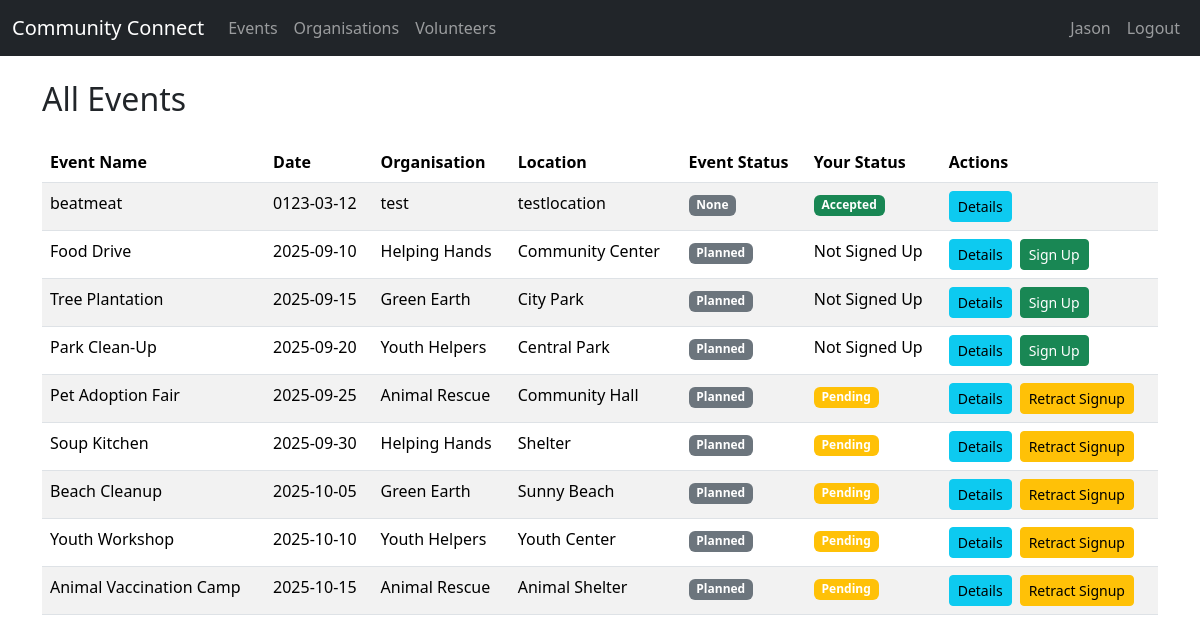
Before: /events (signed in) with the older database file.
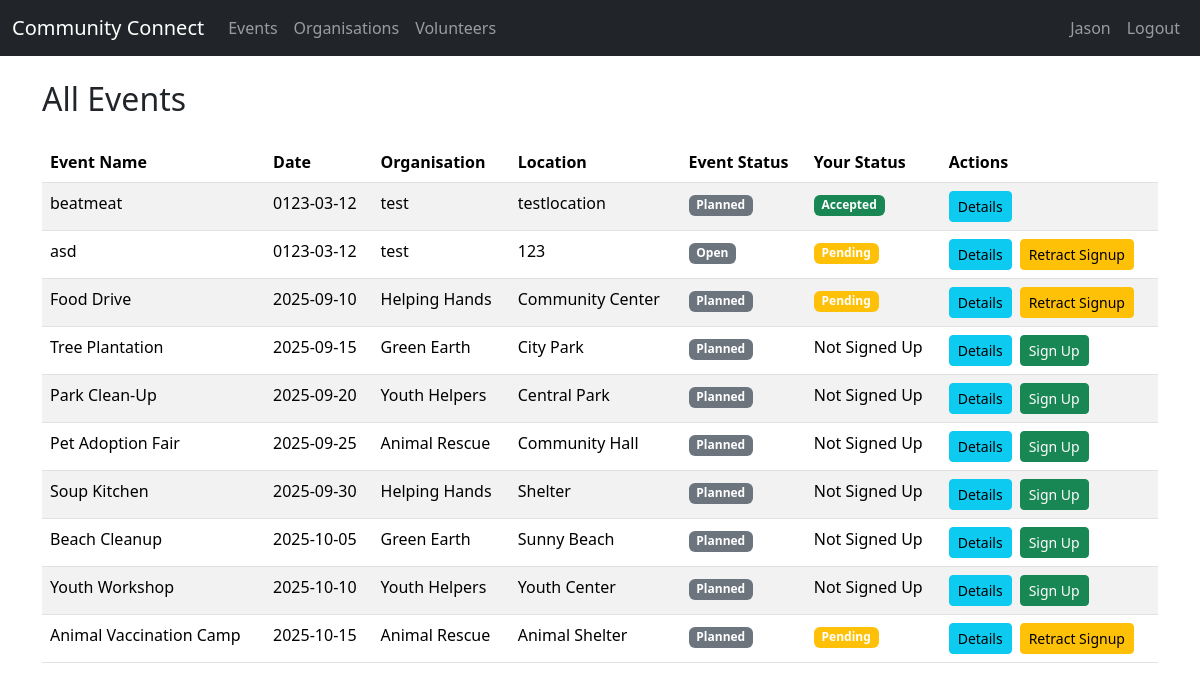
After: the same page with the newer database file.
### tables this page shows
CREATE TABLE Signups (
    SignupID INTEGER PRIMARY KEY AUTOINCREMENT,
    EventID INTEGER,
    VolunteerID INTEGER,
    RoleID INTEGER,
    Status TEXT,
    FOREIGN KEY (EventID) REFERENCES Events(EventID) ON DELETE CASCADE,
    FOREIGN KEY (VolunteerID) REFERENCES Volunteers(VolunteerID) ON DELETE CASCADE,
    FOREIGN KEY (RoleID) REFERENCES Roles(RoleID) ON DELETE CASCADE
);

CREATE TABLE Events (
    EventID INTEGER PRIMARY KEY AUTOINCREMENT,
    OrganisationID INTEGER,
    Name TEXT NOT NULL,
    Description TEXT,
    Date DATE,
    StartTime TIME,
    EndTime TIME,
    Location TEXT,
    Status TEXT,
    FOREIGN KEY (OrganisationID) REFERENCES Organisations(OrganisationID)
);

CREATE TABLE Organisations (
    OrganisationID INTEGER PRIMARY KEY AUTOINCREMENT,
    Name TEXT NOT NULL,
    Description TEXT,
    ContactPerson TEXT,
    Email TEXT UNIQUE,
    Password TEXT,
    Phone TEXT,
    Address TEXT,
    Website TEXT,
    Logo TEXT
);

### app.py (the view)
@app.route("/events")
@login_required
def list_events():
    db = get_db()
    user_id = session.get('user_id')
    account_type = session.get('account_type')
    if account_type == 'organisation':
        my_events = db.execute(
            """SELECT e.*, o.Name AS OrgName
               FROM Events e
               JOIN Organisations o ON e.OrganisationID = o.OrganisationID
               WHERE e.OrganisationID = ?
               ORDER BY e.Date""",
            (user_id,)
        ).fetchall()
        other_events = db.execute(
            """SELECT e.*, o.Name AS OrgName
               FROM Events e
               JOIN Organisations o ON e.OrganisationID = o.OrganisationID
               WHERE e.OrganisationID != ?
               ORDER BY e.Date""",
            (user_id,)
        ).fetchall()
        return render_template(
            "list_events.html",
            my_events=my_events,
            other_events=other_events
        )
    elif account_type == 'volunteer':
        events = db.execute(
            """SELECT
                e.*, o.Name AS OrgName, s.Status AS signup_status
               FROM Events e
               JOIN Organisations o ON e.OrganisationID = o.OrganisationID
               LEFT JOIN Signups s ON e.EventID = s.EventID AND s.VolunteerID = ?
               ORDER BY e.Date""",
            (user_id,)
        ).fetchall()
        return render_template("list_events.html", events=events)
    return redirect(url_for('login'))

### app.py (called while the page is built)
def get_db():
    db = getattr(g, "_database", None)
    if db is None:
        db = g._database = sqlite3.connect(DATABASE)
        db.row_factory = sqlite3.Row
    return db

@app.teardown_appcontext
def close_connection(exception):
    db = getattr(g, "_database", None)
    if db is not None:
        db.close()

def login_required(f):
    @wraps(f)
    def decorated_function(*args, **kwargs):
        if "user_id" not in session:
            flash("Please log in first.", "error")
            return redirect(url_for("login"))
        return f(*args, **kwargs)
    return decorated_function

### templates/list_events.html
{% extends "base.html" %}
{% block content %}
<h2 class="mb-4">All Events</h2>
{% if session.get('account_type') == 'organisation' %}
    <h3 class="mt-4">My Events</h3>
    <table class="table table-striped">
        <thead>
            <tr>
                <th>Event Name</th>
                <th>Date</th>
                <th>Location</th>
                <th>Status</th>
                <th>Actions</th>
            </tr>
        </thead>
        <tbody>
            {% for event in my_events %}
            <tr>
                <td>{{ event.Name }}</td>
                <td>{{ event.Date }}</td>
                <td>{{ event.Location }}</td>
                <td><span class="badge bg-secondary">{{ event.Status }}</span></td>
                <td>
                    <a href="{{ url_for('view_event', event_id=event.EventID) }}" class="btn btn-sm btn-info">Details</a>
                    <a href="{{ url_for('view_event_signups', event_id=event.EventID) }}" class="btn btn-sm btn-success">View Signups</a>
                    <a href="{{ url_for('edit_event', event_id=event.EventID) }}" class="btn btn-sm btn-primary">Edit</a>
                    <form action="{{ url_for('delete_event', event_id=event.EventID) }}" method="POST" class="d-inline">
                        <button type="submit" class="btn btn-sm btn-danger" onclick="return confirm('Are you sure?');">Delete</button>
                    </form>
                </td>
            </tr>
            {% else %}
            <tr>
                <td colspan="4">No events found.</td>
            </tr>
            {% endfor %}
        </tbody>
    </table>
    <a href="{{ url_for('add_event') }}" class="btn btn-success">Create New Event</a>
    <h3 class="mt-4">Other Organisations' Events</h3>
    <table class="table table-striped">
        <thead>
            <tr>
                <th>Event Name</th>
                <th>Date</th>
                <th>Organisation</th>
                <th>Location</th>
                <th>Status</th>
                <th>Actions</th>
            </tr>
        </thead>
        <tbody>
            {% for event in other_events %}
            <tr>
                <td>{{ event.Name }}</td>
                <td>{{ event.Date }}</td>
                <td>{{ event.OrgName }}</td>
                <td>{{ event.Location }}</td>
                <td><span class="badge bg-secondary">{{ event.Status }}</span></td>
                <td>
                    <a href="{{ url_for('view_event', event_id=event.EventID) }}" class="btn btn-sm btn-info">Details</a>
                </td>
            </tr>
            {% else %}
            <tr>
                <td colspan="5">No events found.</td>
            </tr>
            {% endfor %}
        </tbody>
    </table>
{% elif session.get('account_type') == 'volunteer' %}
    <table class="table table-striped">
        <thead>
            <tr>
                <th>Event Name</th>
                <th>Date</th>
                <th>Organisation</th>
                <th>Location</th>
                <th>Event Status</th>
                <th>Your Status</th>
                <th>Actions</th>
            </tr>
        </thead>
        <tbody>
            {% for event in events %}
            <tr>
                <td>{{ event.Name }}</td>
                <td>{{ event.Date }}</td>
                <td>{{ event.OrgName }}</td>
                <td>{{ event.Location }}</td>
                <td><span class="badge bg-secondary">{{ event.Status }}</span></td>
                <td>
                    {% if event.signup_status %}
                        <span class="badge bg-{% if event.signup_status == 'Accepted' %}success{% elif event.signup_status == 'Rejected' %}danger{% else %}warning{% endif %}">{{ event.signup_status }}</span>
                    {% else %}
                        Not Signed Up
                    {% endif %}
                </td>
                <td>
                    <div class="d-flex align-items-center gap-2">
                        <a href="{{ url_for('view_event', event_id=event.EventID) }}" class="btn btn-sm btn-info">Details</a>
                        {% if event.signup_status %}
                            {% if event.signup_status != 'Accepted' %}
                                <form action="{{ url_for('retract_signup', event_id=event.EventID) }}" method="POST" class="d-inline">
                                    <button type="submit" class="btn btn-sm btn-warning" onclick="return confirm('Are you sure you want to retract your signup?');">Retract Signup</button>
                                </form>
                            {% endif %}
                        {% else %}
                            <form action="{{ url_for('signup_for_event', event_id=event.EventID) }}" method="POST" class="d-inline">
                                <button type="submit" class="btn btn-sm btn-success">Sign Up</button>
                            </form>
                        {% endif %}
                    </div>
                </td>
            </tr>
            {% else %}
            <tr>
                <td colspan="7">No events found.</td>
            </tr>
            {% endfor %}
        </tbody>
    </table>
{% endif %}
{% endblock %}

Changed rows visible on the page:
no longer on this page (row unchanged): Events: Name "Food Drive", Date "2025-09-10", OrgName "Helping Hands", Location "Community Center", Status "Planned", shows "Not Signed Up"
removed Signups: Name "Pet Adoption Fair", Date "2025-09-25", OrgName "Animal Rescue", Location "Community Hall", Status "Planned", signup_status "Pending"
removed Signups: Name "Soup Kitchen", Date "2025-09-30", OrgName "Helping Hands", Location "Shelter", Status "Planned", signup_status "Pending"
removed Signups: Name "Beach Cleanup", Date "2025-10-05", OrgName "Green Earth", Location "Sunny Beach", Status "Planned", signup_status "Pending"
removed Signups: Name "Youth Workshop", Date "2025-10-10", OrgName "Youth Helpers", Location "Youth Center", Status "Planned", signup_status "Pending"
changed Signups "Accepted": Status "None" → "Planned"
added Signups: Name "asd", Date "0123-03-12", OrgName "test", Location "123", Status "Open", signup_status "Pending"
added Signups: Name "Food Drive", Date "2025-09-10", OrgName "Helping Hands", Location "Community Center", Status "Planned", signup_status "Pending"
now on this page (row unchanged): Events: Name "Pet Adoption Fair", Date "2025-09-25", OrgName "Animal Rescue", Location "Community Hall", Status "Planned", shows "Not Signed Up"
now on this page (row unchanged): Events: Name "Soup Kitchen", Date "2025-09-30", OrgName "Helping Hands", Location "Shelter", Status "Planned", shows "Not Signed Up"
now on this page (row unchanged): Events: Name "Beach Cleanup", Date "2025-10-05", OrgName "Green Earth", Location "Sunny Beach", Status "Planned", shows "Not Signed Up"
now on this page (row unchanged): Events: Name "Youth Workshop", Date "2025-10-10", OrgName "Youth Helpers", Location "Youth Center", Status "Planned", shows "Not Signed Up"
